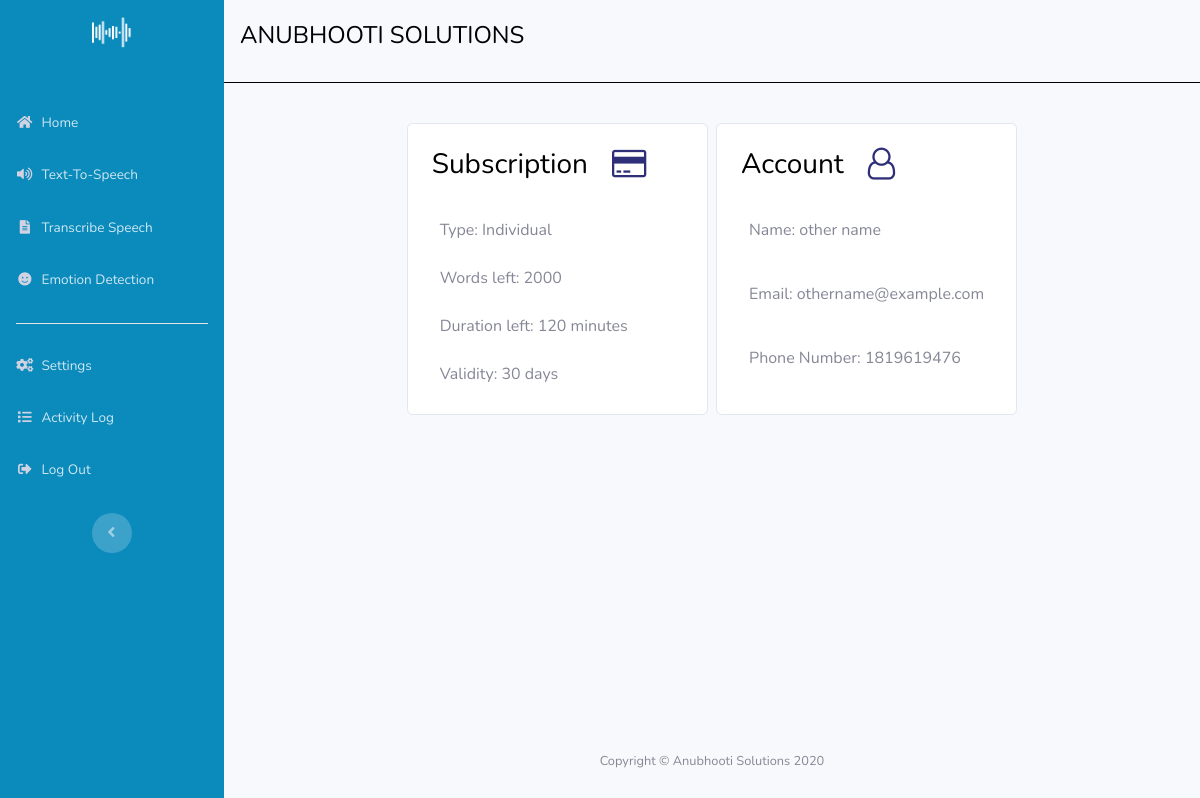
Before: /welcome (signed in) with the older database file.
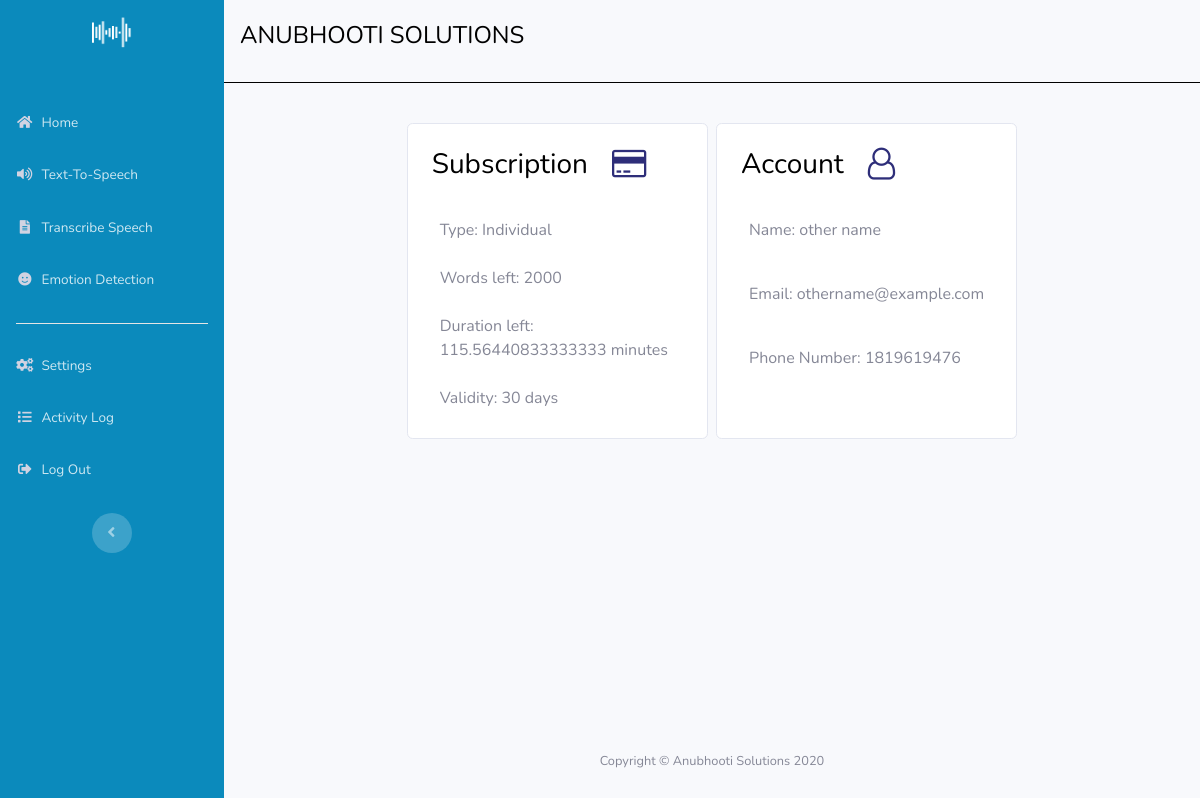
After: the same page with the newer database file.
### Project/models.py (models this page shows, shortened)
class User(db.Model,UserMixin):
    __tablename__ = 'users'
    id = db.Column(db.Integer,primary_key=True,autoincrement=True)
    name = db.Column(db.String(50))
    number = db.Column(db.Integer())
    membership = db.Column(db.String(50))
    subscription_time = db.Column(db.DateTime())
    email = db.Column(db.String(50),unique=True,index=True)
    password_hash = db.Column(db.String(200))
    time_left = db.Column(db.Integer())
    words_left = db.Column(db.Integer())
    account_type = db.Column(db.String())

### Project/users/views.py (the view)
@users.route('/welcome')
def index():
    try:
        user = User.query.get(userid)
    except:
        logout_user()
        return redirect(url_for('users.login'))
    time = datetime.now()
    if (time - user.subscription_time) > timedelta(days=30):
        user.membership = 'FREE'
        db.session.commit()
    return render_template('welcome.html',user=user)

### Project/users/views.py (called while the page is built)
@loginmanager.user_loader
def load_user(uid):
    if uid is not None:
        return User.query.get(uid)
    return None

### Project/templates/welcome.html (shortened to what this page needs)
{% extends 'base.html' %}
{% block content %}
<div class="container">
    <div class="row justify-content-center">
        <div class="col-md-4 mt-4 mr-2 card">
            <div class="row">
                <h3 class="mt-4 mb-4 ml-4" style="color: black;">Subscription</h3>
                <i class="fa fa-credit-card fa-2x mt-4 mb-4 ml-4" style="color:rgb(46, 46, 121);" aria-hidden="true"></i>
            </div>
            <ul class="list-group mb-3">
                <li class="list-group-item" style="border:0;">Type: {{user.membership}}</li>
                <li class="list-group-item" style="border:0;">Words left: {{user.words_left}}</li>
                <li class="list-group-item" style="border:0;">Duration left: {{user.time_left}} minutes</li>
                {% if user.membership !='FREE' %}
                <li class="list-group-item" style="border:0;">Validity: 30 days</li>
                {% else %}
                <a href="{{url_for('users.subscribe')}}" class="btn btn-md m-auto mybutton" style="background-color: #0b8abc;color:white;">Subscribe</a>
                {% endif %}
            </ul>
        </div>
        <div class="col-md-4 mt-4 card">
            <div class="row">
                <h3 class="mt-4 mb-4 ml-4" style="color: black;">Account</h3>
                <i class="fa fa-user-o fa-2x mt-4 mb-4 ml-4" style="color:rgb(46, 46, 121);" aria-hidden="true"></i>
            </div>
            <ul class="list-group mb-3">
                <li class="list-group-item" style="border:0;"><p style="word-break:normal;">Name: {{user.name}}</p></li>
                <li class="list-group-item" style="border:0;"><p style="word-break:normal;">Email: {{user.email}}</p></li>
                <li class="list-group-item" style="border:0;"><p style="word-break:normal;">Phone Number: {{user.number}}</p></li>
            </ul>
        </div>
    </div>
</div>
{% endblock %}

### Project/templates/base.html (shortened to what this page needs)
<!DOCTYPE html>
<html>
<head>
    <link rel="stylesheet" href="{{url_for('static',filename='bootstrap.min.css')}}">
    <link rel="stylesheet" href="https://use.fontawesome.com/releases/v5.12.0/css/all.css">
    <link rel="stylesheet" href="https://cdnjs.cloudflare.com/ajax/libs/font-awesome/4.7.0/css/font-awesome.min.css">
</head>
<body id="page-top">
    <div id="wrapper">
        <nav class="navbar navbar-dark align-items-start sidebar sidebar-dark accordion p-0" style="background-color:  #0b8abc;" >
            <div class="container-fluid d-flex flex-column p-0">
                <a href="{{url_for('users.index')}}"><img class="col mt-3" src="{{url_for('static',filename='assets/img/logo.png')}}" style="height:2rem;width:4rem;"></a>
                <ul class="nav navbar-nav text-light" style="margin-top:3rem;" id="accordionSidebar">
                    <li class="nav-item" role="presentation"><a class="nav-link" href="{{url_for('users.index')}}"><i class="fas fa-home fa-sm fa-fw mr-2 text-gray-400"></i><span>Home</span></a></li>
                    <li class="nav-item" role="presentation"><a class="nav-link" href="{{url_for('users.tts')}}"><i class="fas fa-volume-up fa-sm fa-fw mr-2 text-gray-400"></i><span>Text-To-Speech</span></a></li>
                    <li class="nav-item" role="presentation"><a class="nav-link" href="{{url_for('users.transcribe')}}"><i class="fas fa-file-text fa-sm fa-fw mr-2 text-gray-400"></i><span>Transcribe Speech</span></a></li>
                    <li class="nav-item" role="presentation"><a class="nav-link" href="{{url_for('users.emotions')}}"><i class="fas fa-smile fa-sm fa-fw mr-2 text-gray-400"></i><span>Emotion Detection</span></a></li>
                    <hr style="margin-left:1rem;margin-right:1rem;background-color:white;width:auto;">
                    <li class="nav-item" role="presentation"><a class="nav-link" href="{{url_for('users.settings')}}"><i class="fas fa-cogs fa-sm fa-fw mr-2 text-gray-400"></i><span>Settings</span></a></li>
                    <li class="nav-item" role="presentation"><a class="nav-link" href="{{url_for('users.activity')}}"><i class="fas fa-list fa-sm fa-fw mr-2 text-gray-400"></i><span>Activity Log</span></a></li>
                    <li class="nav-item" role="presentation"><a class="nav-link" href="{{url_for('users.logout')}}"><i class="fas fa-sign-out-alt fa-sm fa-fw mr-2 text-gray-400"></i><span>Log Out</span></a></li>
                </ul>
                <div class="text-center d-none d-md-inline"><button class="btn rounded-circle border-0" id="sidebarToggle" type="button"></button></div>
            </div>
        </nav>
        <div class="d-flex flex-column" id="content-wrapper">
            <nav class="navbar" style="color:black;border-bottom: 0.5px solid black;">
                <div class="navbar-brand">
                    <div class="row">
                        <h3 class="col mt-2 mb-0" style="font-family: 'Nunito', sans-serif;height:3rem;font-size:1.5rem;">ANUBHOOTI SOLUTIONS</h3>
                    </div>
                </div>
            </nav>
            <div id="content" class="pl-4 pt-3 pr-4">
                {% block content %}
                {% endblock %}
            </div>
            <footer class="sticky-footer">
                <div class="container my-auto">
                    <div class="text-center my-auto copyright"><span>Copyright © Anubhooti Solutions 2020</span></div>
                </div>
            </footer>
        </div>
</body>
</html>

Changed rows visible on the page:
changed User "Individual": time_left "120" → "115.56440833333333"
